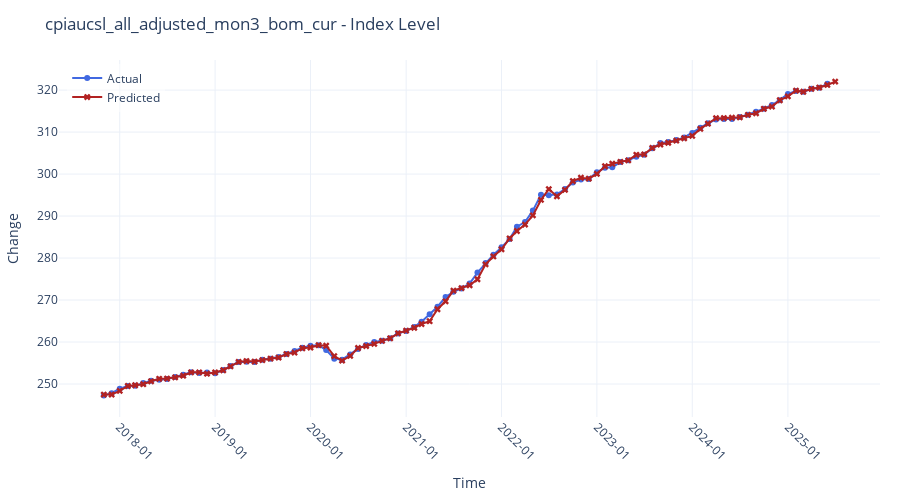

The notebook cell saved with this chart:
### Code cell
plot_forecasts(df,plot_type='index')
